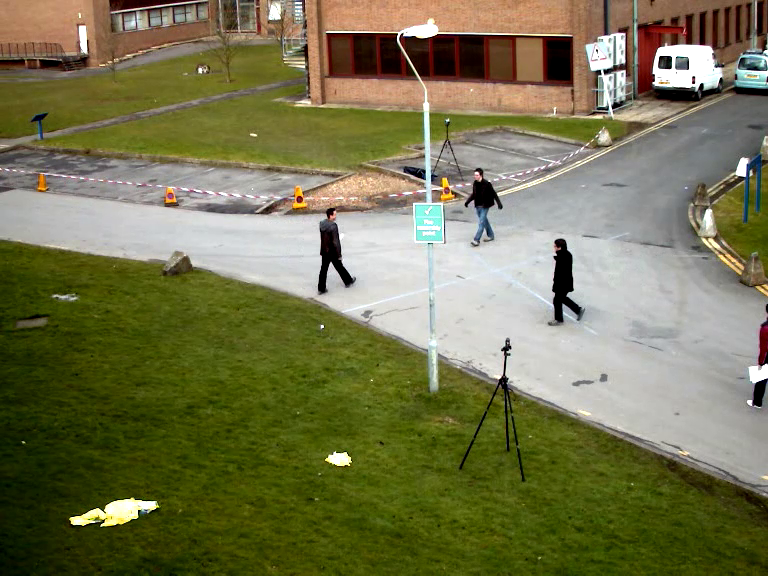
#> input picture frame 10 of data/768x576.avi, 768 x 576 px
$ python hrrsvm.py
#> lines starting #> are read from the running program, lines starting #| are printed output that depends on the picture; after the words box and inside, x2 and y2 are one past the last pixel; in counts of white or black regions, pixels touching at a corner belong together
import numpy as np
import cv2

# 体全体のカスケードファイル
# fullbody_detector = cv2.CascadeClassifier("/Users/local/source/opencv/face_recognition/data_xml/haarcascade_fullbody.xml")
fullbody_detector = cv2.CascadeClassifier(r"cascades\data\haarcascade_fullbody.xml")

# HoG特徴量の計算
hog = cv2.HOGDescriptor()

# サンプル画像
# cap = cv2.VideoCapture('768x576.avi')
cap = cv2.VideoCapture('data\\768x576.avi')

# Shi-Tomasiのコーナー検出パラメータ
feature_params = dict( maxCorners = 100,
                       qualityLevel = 0.3,
                       minDistance = 7,
                       blockSize = 7 )

# Lucas-Kanade法のパラメータ
lk_params = dict( winSize  = (15,15),
                  maxLevel = 2,
                  criteria = (cv2.TERM_CRITERIA_EPS | cv2.TERM_CRITERIA_COUNT, 10, 0.03))

# ランダムに色を100個生成（値0～255の範囲で100行3列のランダムなndarrayを生成）
color = np.random.randint(0, 255, (100, 3))

# 最初のフレームの処理
end_flag, frame = cap.read()
#> frame is the input picture: shape (576, 768, 3); mean B, G, R 79.2, 116.5, 117.7

# グレースケール変換
gray_prev = cv2.cvtColor(frame, cv2.COLOR_BGR2GRAY)
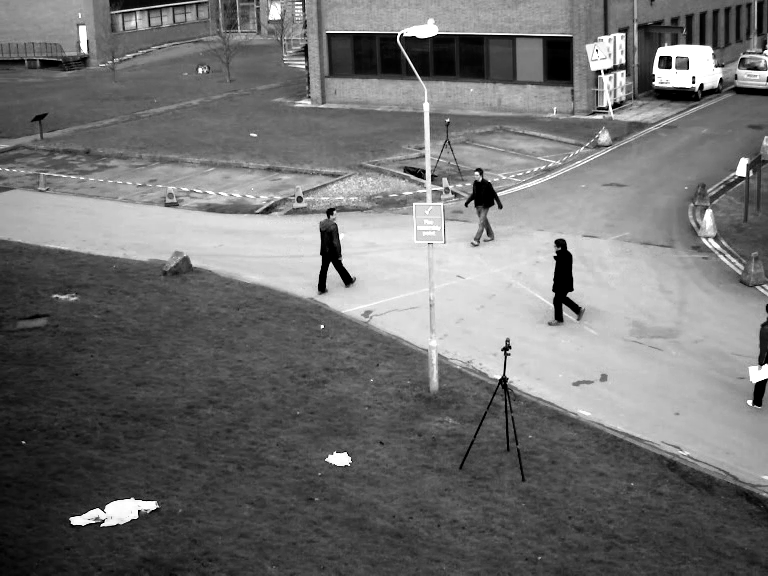
#> gray_prev: shape (576, 768); min 0, max 255, mean 112.6
# 追跡に向いた特徴
feature_prev = cv2.goodFeaturesToTrack(gray_prev, mask = None, **feature_params)
#> feature_prev = 61 rows, first 8: [604, 71], [692, 84], [669, 58], [394, 35], [669, 66], [661, 58], [606, 107], [506, 353]
# 元の配列と同じ形にして0を代入
mask = np.zeros_like(frame)

frame_cnt=0
while(end_flag):
    # グレースケールに変換
    gray_next = cv2.cvtColor(frame, cv2.COLOR_BGR2GRAY)

    # 全身の人を検出(haarcascade_fullbody.xml)
    # minSize:物体が取り得る最小サイズ。これよりも小さい物体は無視される
    # minNeighbors:物体候補となる矩形は，最低でもこの数だけの近傍矩形を含む
    body = fullbody_detector.detectMultiScale(gray_next,scaleFactor=1.1, minNeighbors=3, minSize=(40, 40))
#> body = [[454, 150, 54, 109]]

    # 全身の人を検出(SVM)
    hog.setSVMDetector(cv2.HOGDescriptor_getDefaultPeopleDetector())
    hogParams = {'winStride': (8, 8), 'padding': (32, 32), 'scale': 1.1}
    # 人を検出した座標
    human, r = hog.detectMultiScale(frame, **hogParams)
#> human = (); r = ()

    # オプティカルフロー検出
    # オプティカルフローとは物体やカメラの移動によって生じる隣接フレーム間の物体の動きの見え方のパターン
    feature_next, status, err = cv2.calcOpticalFlowPyrLK(gray_prev, gray_next, feature_prev, None, **lk_params)
#> feature_next has the same summary as feature_prev; status = 61 values from 1 to 1; err = 61 values from 0 to 0
    # オプティカルフローを検出した特徴点を選別（0：検出せず、1：検出した）
    good_prev = feature_prev[status == 1]
#> good_prev = 61 pairs, first value 71 to 765, second value 4 to 523
    good_next = feature_next[status == 1]
#> good_next has the same summary as good_prev

    # オプティカルフローを描画
    for i, (next_point, prev_point) in enumerate(zip(good_next, good_prev)):
        prev_x, prev_y = prev_point.ravel()
        next_x, next_y = next_point.ravel()
        mask = cv2.line(mask, (next_x, next_y), (prev_x, prev_y), color[i].tolist(), 2)
        frame = cv2.circle(frame, (next_x, next_y), 5, color[i].tolist(), -1)
#> this loop made 61 passes
#> (prev_x, prev_y, next_x, next_y) on passes 1 to 12: (604, 71, 604, 71), (692, 84, 692, 84), (669, 58, 669, 58), (394, 35, 394, 35), (669, 66, 669, 66), (661, 58, 661, 58), (606, 107, 606, 107), (506, 353, 506, 353), (743, 173, 743, 173), (622, 72, 622, 72), (135, 516, 135, 516), (623, 35, 623, 35)
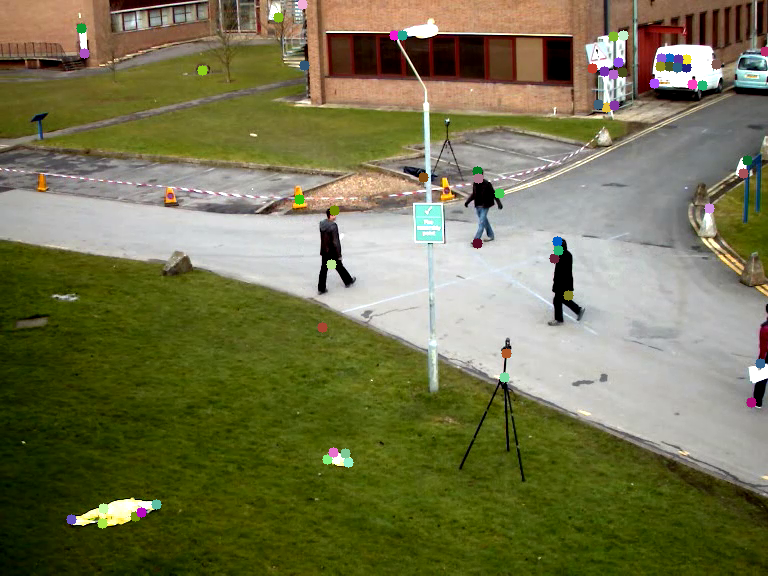
#> frame: shape (576, 768, 3); mean B, G, R 79.2, 116.4, 117.5
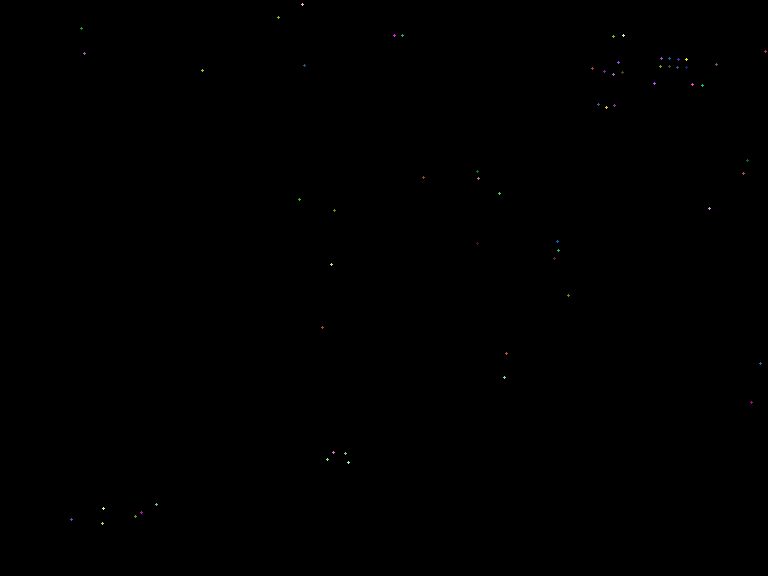
#> mask: shape (576, 768, 3); mean of channels 0, 1, 2 0.1, 0.1, 0.1; drawn as B, G, R
    img = cv2.add(frame, mask)
    svm_img = cv2.add(frame, mask)

    # 人検出した数表示のため変数初期化
    human_cnt = 0
    # 人検出した部分を長方形で囲う(Haar)
    for (x, y, w, h) in body:
        cv2.rectangle(img, (x, y),(x+w, y+h),(0,255,0),2)
        # 人検出した数を加算
        human_cnt += 1
#> this loop made 1 pass
#> (x, y, w, h, human_cnt) on pass 1: (454, 150, 54, 109, 1)
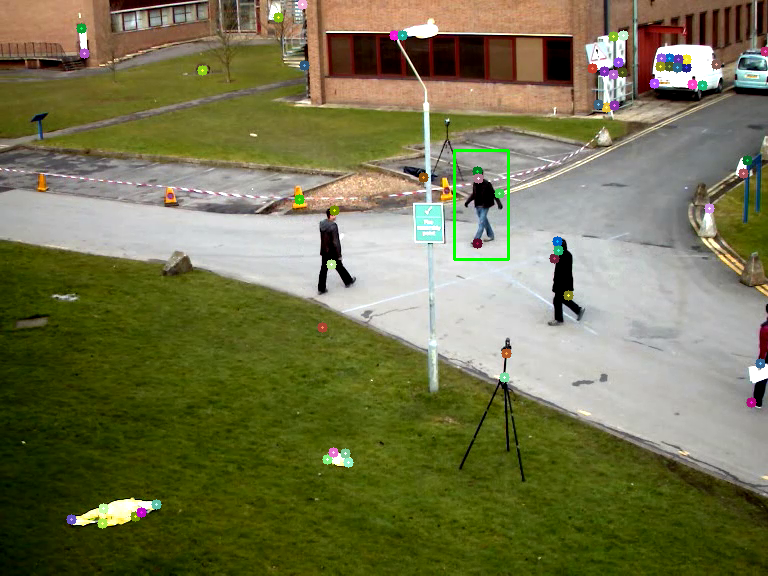
#> img: shape (576, 768, 3); mean B, G, R 78.8, 116.6, 117.2
#> after the loop, human_cnt = 1

    svm_human_cnt = 0
    # 人検出した部分を長方形で囲う(SVM)
    for (x, y, w, h) in human:
        cv2.rectangle(svm_img, (x, y),(x+w, y+h),(0,0,255), 2)
        svm_human_cnt += 1
#> this loop made 0 passes
#> after the loop, svm_human_cnt = 0

    # 人検出した数を表示
    cv2.putText(img, "haar Human Cnt:{}".format(int(human_cnt)),(10,550), cv2.FONT_HERSHEY_SIMPLEX, 0.5, (0,255,0), 1, cv2.LINE_AA)
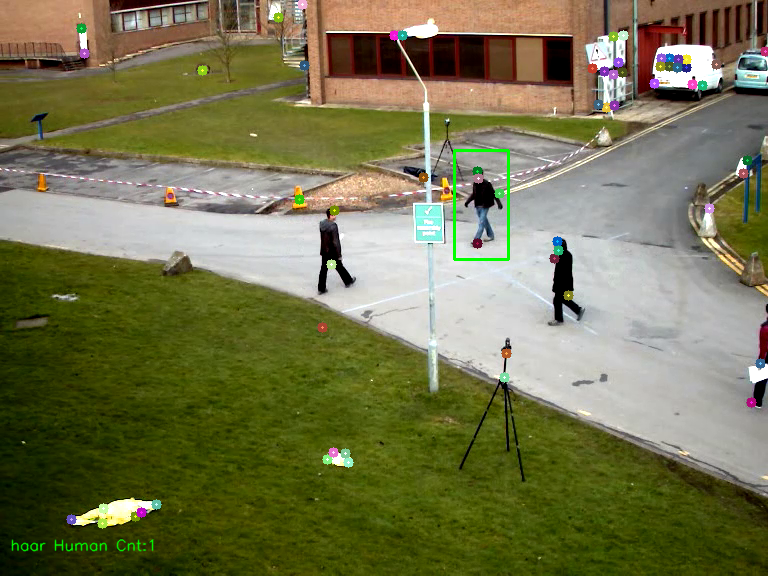
#> img: shape (576, 768, 3); 0.19% of pixels changed, all inside (x1, y1, x2, y2) = (11, 539, 154, 552)
    cv2.moveWindow("Haar",10,100) # Window表示位置指定
    # ウィンドウに表示
    cv2.imshow('Haar', img)

    # 人検出した数を表示
    cv2.putText(svm_img, "Svm Human Cnt:{}".format(int(svm_human_cnt)),(10,550), cv2.FONT_HERSHEY_SIMPLEX, 0.5, (0,255,0), 1, cv2.LINE_AA)
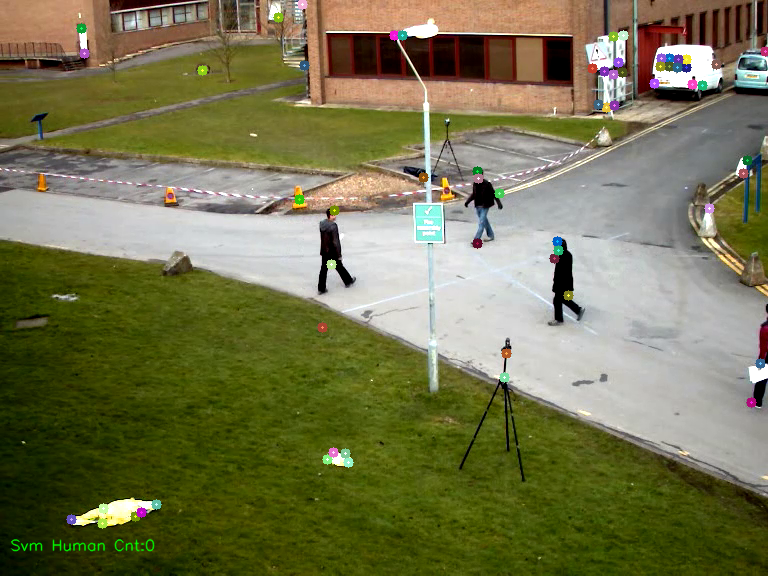
#> svm_img: shape (576, 768, 3); mean B, G, R 79.2, 116.6, 117.6
    cv2.moveWindow("SVM",650,100) # Window表示位置指定
    # ウィンドウに表示
    cv2.imshow('SVM', svm_img)


    frame_cnt += 1
    # 画像を結合する
    image_hcomcat = cv2.hconcat([img, svm_img])
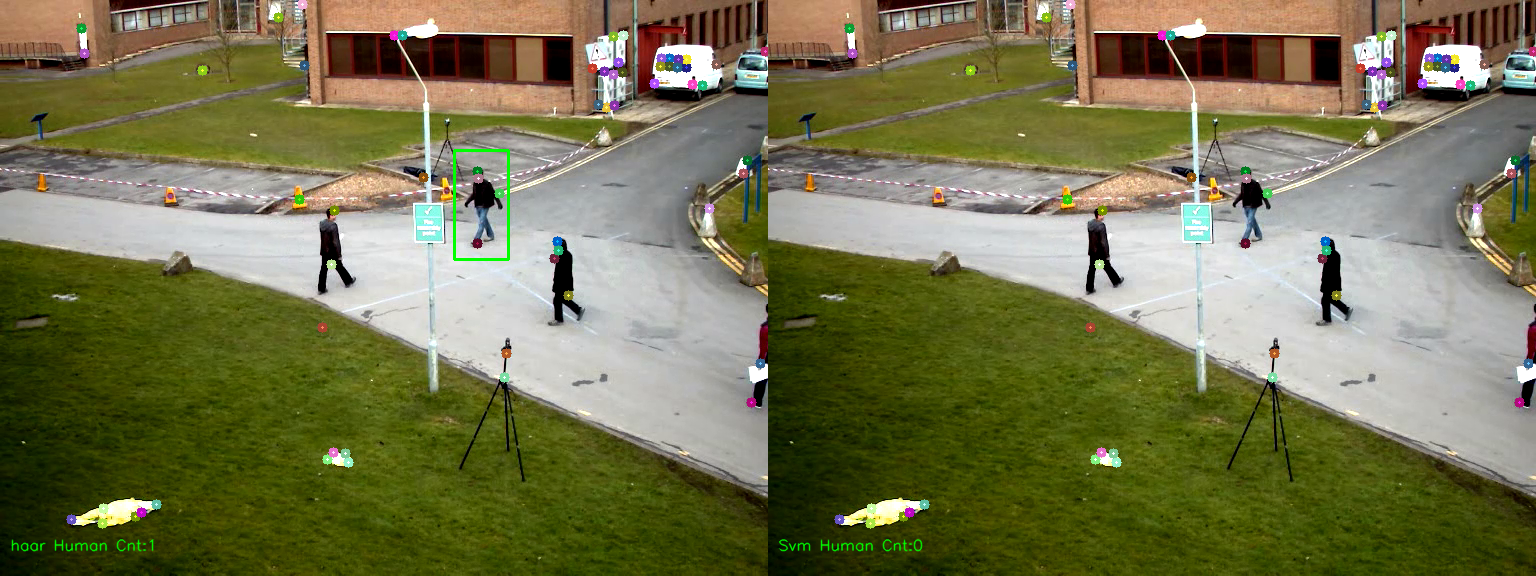
#> image_hcomcat: shape (576, 1536, 3); mean B, G, R 79, 116.7, 117.4
    # 画像を保存する
    cv2.imwrite("./harr_svm_frame"+str(frame_cnt)+".png",image_hcomcat)

    # ESCキー押下で終了
    if cv2.waitKey(30) & 0xff == 27:
#> (key Esc is pressed here)
        break

    # 次のフレーム、ポイントの準備
    gray_prev = gray_next.copy()
    feature_prev = good_next.reshape(-1, 1, 2)
    end_flag, frame = cap.read()

# 終了処理
cv2.destroyAllWindows()
cap.release()

$ run again, starting later in the video
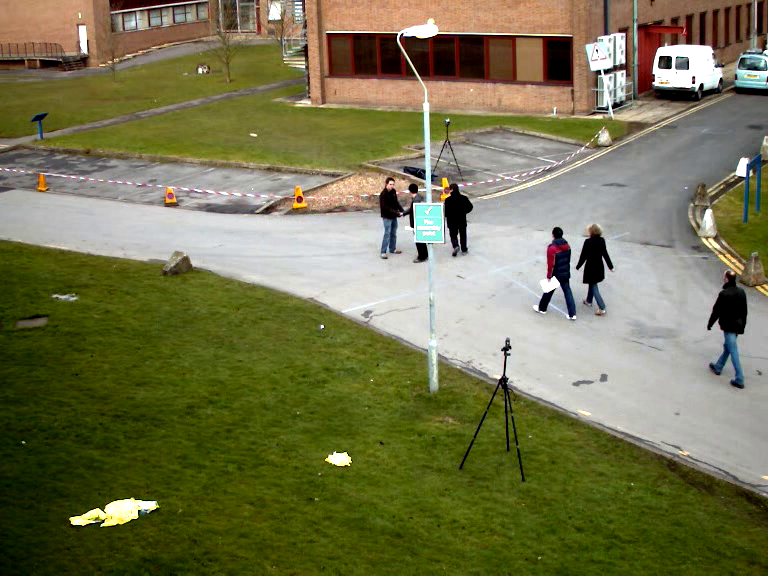
#> input picture frame 45 of data/768x576.avi, 768 x 576 px
#> frame is the input picture: shape (576, 768, 3); mean B, G, R 78.8, 116, 117.2
#> feature_prev = 69 rows, first 8: [604, 71], [692, 84], [661, 58], [669, 58], [394, 35], [669, 66], [553, 277], [606, 107]
#> body = [[431, 166, 50, 100], [363, 165, 51, 102], [566, 210, 53, 106], [699, 255, 61, 122], [417, 106, 80, 159]]
#> human = [[422, 150, 68, 137], [560, 204, 69, 139], [526, 204, 70, 141], [690, 244, 78, 168]]; r = [1.43, 3.27, 1.57, 3.46]
#> feature_next has the same summary as feature_prev; status = 69 values from 1 to 1; err = 69 values from 0 to 0
#> good_prev = 69 pairs, first value 71 to 765, second value 1 to 523
#> good_next has the same summary as good_prev
#> the loop `for i, (next_point, prev_point) in enumerate(zip(good_next, good_prev)):` made 69 passes
#> (prev_x, prev_y, next_x, next_y) on passes 1 to 8: (604, 71, 604, 71), (692, 84, 692, 84), (661, 58, 661, 58), (669, 58, 669, 58), (394, 35, 394, 35), (669, 66, 669, 66), (553, 277, 553, 277), (606, 107, 606, 107)
#> the loop `for (x, y, w, h) in body:` made 5 passes
#> after the loop `for (x, y, w, h) in body:`:
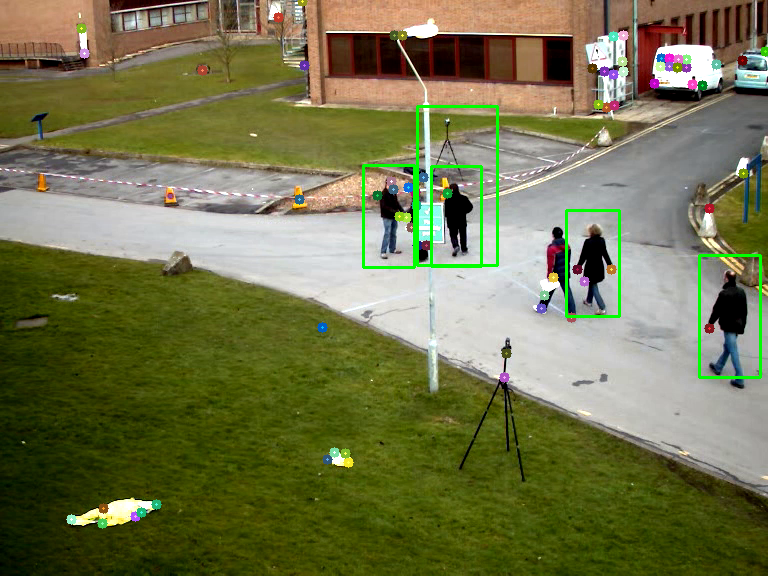
#> img: shape (576, 768, 3); mean B, G, R 76.9, 116.9, 115.1
#> after the loop `for (x, y, w, h) in body:`: human_cnt = 5
#> the loop `for (x, y, w, h) in human:` made 4 passes
#> after the loop `for (x, y, w, h) in human:`: svm_human_cnt = 4
#> `image_hcomcat = cv2.hconcat([img, svm_img])`:
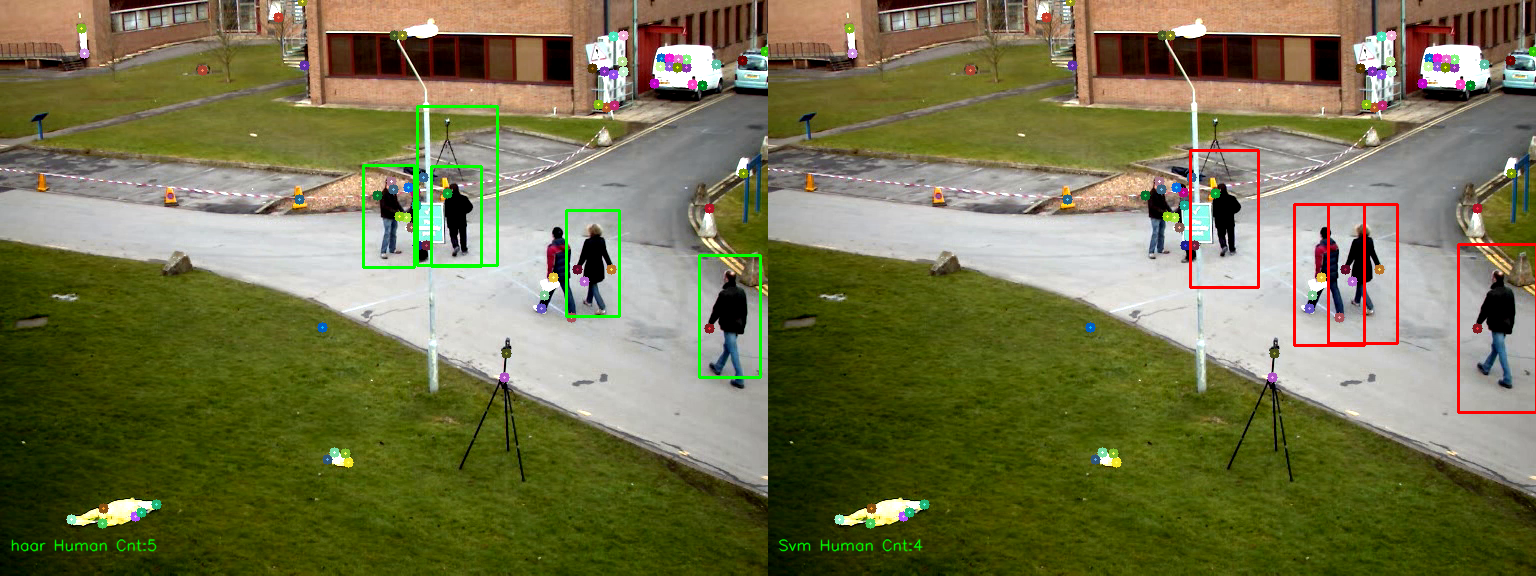
#> image_hcomcat: shape (576, 1536, 3); mean B, G, R 76.9, 115.7, 116.5

$ run again, starting later in the video
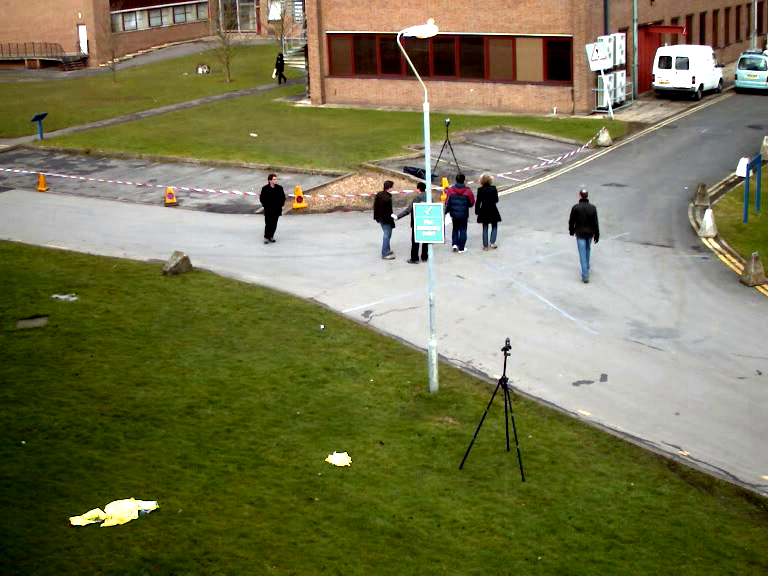
#> input picture frame 80 of data/768x576.avi, 768 x 576 px
#> frame is the input picture: shape (576, 768, 3); mean B, G, R 81.3, 118.6, 119.7
#> feature_prev = 75 rows, first 8: [604, 71], [425, 245], [692, 84], [669, 58], [394, 35], [661, 58], [669, 66], [506, 353]
#> body = [[466, 172, 43, 87], [246, 160, 46, 93], [360, 171, 47, 95], [557, 179, 50, 100], [432, 160, 50, 99]]
#> human = [[238, 132, 69, 138], [549, 172, 68, 137]]; r = [1.31, 3.98]
#> feature_next has the same summary as feature_prev; status = 75 values from 1 to 1; err = 75 values from 0 to 0
#> good_prev = 75 pairs, first value 71 to 765, second value 5 to 523
#> good_next has the same summary as good_prev
#> the loop `for i, (next_point, prev_point) in enumerate(zip(good_next, good_prev)):` made 75 passes
#> (prev_x, prev_y, next_x, next_y) on passes 1 to 8: (604, 71, 604, 71), (425, 245, 425, 245), (692, 84, 692, 84), (669, 58, 669, 58), (394, 35, 394, 35), (661, 58, 661, 58), (669, 66, 669, 66), (506, 353, 506, 353)
#> the loop `for (x, y, w, h) in body:` made 5 passes
#> after the loop `for (x, y, w, h) in body:`: human_cnt = 5
#> the loop `for (x, y, w, h) in human:` made 2 passes
#> (x, y, w, h, svm_human_cnt) on passes 1 to 2: (238, 132, 69, 138, 1), (549, 172, 68, 137, 2)
#> after the loop `for (x, y, w, h) in human:`:
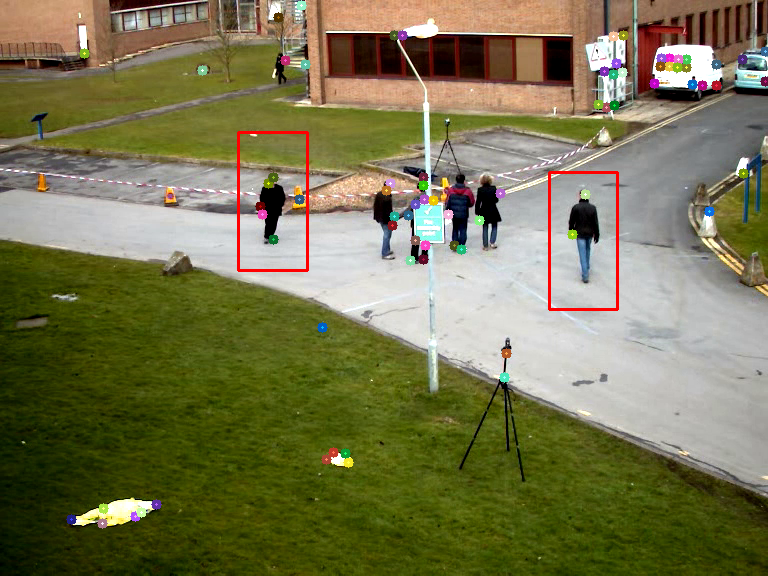
#> svm_img: shape (576, 768, 3); mean B, G, R 80.2, 117.4, 120.1
#> after the loop `for (x, y, w, h) in human:`: svm_human_cnt = 2
#> `image_hcomcat = cv2.hconcat([img, svm_img])`:
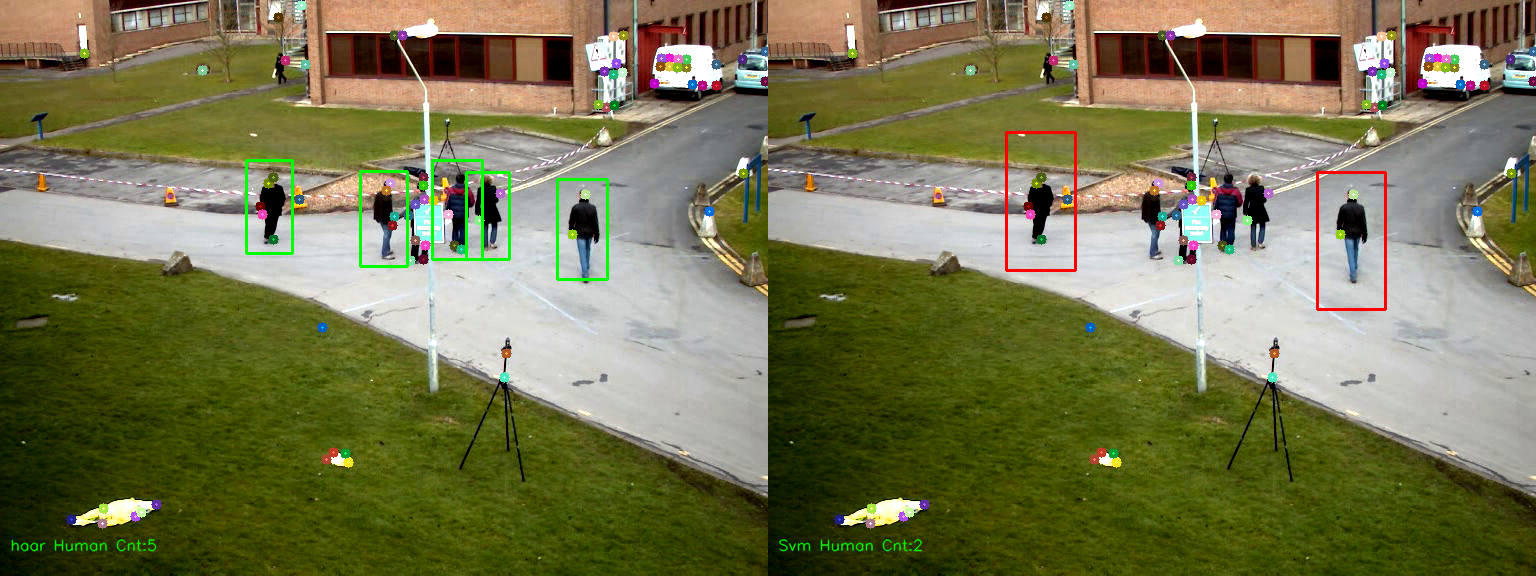
#> image_hcomcat: shape (576, 1536, 3); mean B, G, R 79.9, 118.5, 119.1
